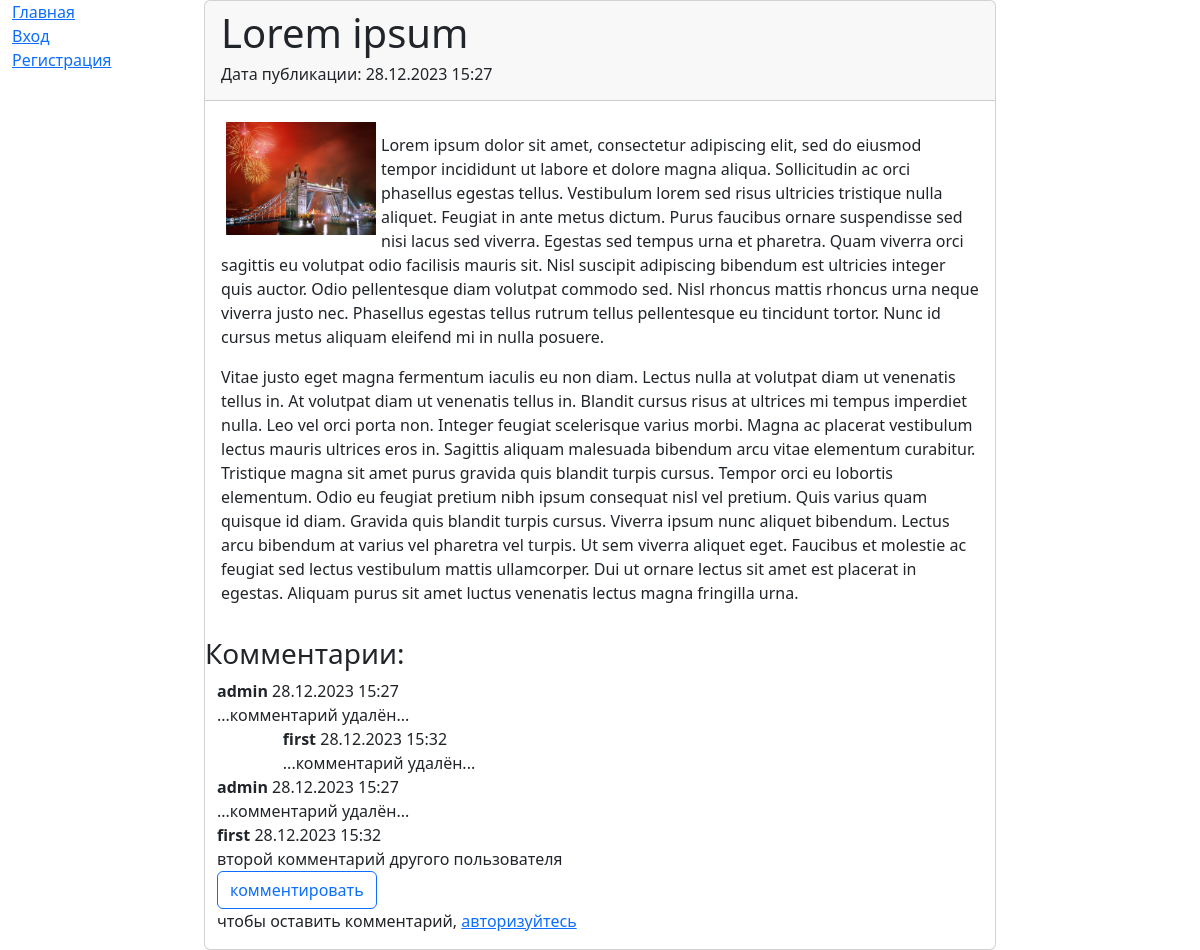
Screenshot of /app/1/ with the database file from the repository.
### app/models.py (models this page shows, shortened)
class Post(models.Model):
    linkedAuthor = models.ForeignKey(Author, on_delete=models.CASCADE)
    TANKS = "T"
    HEALERS = "H"
    DD = "D"
    SELLERS = "S"
    GUILD_MASTERS = "G"
    QUEST_GIVERS = "Q"
    BLACKSMITHS = "B"
    TANNERS = "T"
    POTION_MASTERS = "P"
    CAST_SPELLERS = "C"
    NO_ONE = "N"
    CATEGORY_CHOICES = (
        (TANKS, 'Танки'),
        (HEALERS, 'Хилы'),
        (DD, 'ДД'),
        (SELLERS, 'Торговцы'),
        (GUILD_MASTERS, 'Гилдмастеры'),
        (QUEST_GIVERS, 'Квестгиверы'),
        (BLACKSMITHS, 'Кузнецы'),
        (TANNERS, 'Кожевники'),
        (POTION_MASTERS, 'Зельевары'),
        (CAST_SPELLERS, 'Мастера заклинаний'),
        (NO_ONE, 'Никто')
    )
    categoryType = models.CharField(max_length=2, choices=CATEGORY_CHOICES, default=NO_ONE)
    title = models.CharField(max_length=50, unique=True, verbose_name="Заголовок")
    content = RichTextUploadingField(verbose_name="Сообщение")
    dateCreation = models.DateTimeField(auto_now_add=True)

class Comment(models.Model):
    linkedPost = models.ForeignKey(Post, on_delete=models.CASCADE, blank=True, null=True, related_name='linkedComments')
    linkedUser = models.ForeignKey(User, on_delete=models.CASCADE)
    parent = models.ForeignKey('self', on_delete=models.SET_NULL, blank=True, null=True, related_name="commented")
    acceptedBy = models.ForeignKey(User, on_delete=models.SET_NULL, blank=True, null=True, related_name="accepted")
    commentText = models.TextField()
    dateCreation = models.DateTimeField(auto_now_add=True)
    familyTree = models.CharField(max_length=500, blank=True, null=True)
    is_deleted = models.BooleanField(null=False, default=False)
    def get_offset(self):
        x = len(str(self.familyTree).split("-")) - 2
        return 5 if x > 5 else x
    def get_col(self):
        return 12 - self.get_offset()

### app/views.py (the view)
# urls.py: path('<int:pk>/', PostDetailView.as_view(), name="post"),
class PostDetailView(DetailView):
    template_name = 'app/post.html'
    form_class = CommentForm
    model = Post
    context_object_name = 'post'
    paginate_by = 10
    def get_context_data(self, **kwargs):
        context = super().get_context_data(**kwargs)
        context['comments'] = (
            Comment.objects
            .filter(linkedPost__id=self.kwargs['pk'])
            .order_by('familyTree')
        )
        if self.request.user.is_authenticated:
            context['form'] = self.form_class
        return context
    def post(self, request, *args, **kwargs):
        c = Comment.objects.create(
            commentText=request.POST.get('commentText'),
            linkedUser=self.request.user,
            linkedPost=Post.objects.get(id=self.kwargs['pk'])
        )
        c.familyTree = f"{self.kwargs['pk']:09}-{c.id:09}"
        c.save(update_fields=["familyTree"])
        context = {
            'post': Post.objects.get(pk=self.kwargs['pk']),
            'comments': Comment.objects.filter(linkedPost__id=self.kwargs['pk']),
            'form': self.form_class,
        }
        return render(request, self.template_name, context)

### templates/app/post.html (shortened to what this page needs)
{% extends 'default.html' %}
{% block content %}
    <div class="card">
        {% if post %}
            <div class="card-header">
                <h1>{{ post.title }}</h1>
                <h6>Дата публикации: {{ post.dateCreation|date:'d.m.Y H:i' }}</h6>
            </div>
            <div class="card-body">
                {{post.content|safe}}
            </div>
            <h3>Комментарии:</h3>
            <div class="container">
                {% if comments %}
                    {% for c in comments %}
                        <div class="row">
                            <div class="col-lg-{{ c.get_col }} offset-lg-{{ c.get_offset }}">
                                <div class="panel panel-default">
                                    <div class="panel-heading">
                                        <b>{{ c.linkedUser.username }}</b>&nbsp;{{ c.dateCreation|date:'d.m.Y H:i' }}
                                    </div>
                                    {% if not c.is_deleted %}
                                        <div class="panel-body">
                                            {{ c.commentText }}
                                        </div>
                                        <div class="panel-footer">
                                            <a class="btn btn-outline-primary" href="{% url 'comment_create' %}?pk={{ c.id }}">комментировать</a>
                                        </div>
                                    {% else %}
                                        <div class="panel-body">
                                            ...комментарий удалён...
                                        </div>
                                    {% endif %}
                                </div>
                            </div>
                        </div>
                    {% endfor %}
                {% else %}
                    <p>Пока нет, стань первым...</p>
                {% endif %}
            </div>
            <div class="container">
                {% if user.is_authenticated %}
                    <form action="" method="post">
                        {% csrf_token %}
                        <div class="form-group">
                            {{ form.as_p }}
                            <button type="submit" class="save btn btn-success">Добавить комментарий</button>
                        </div>
                    </form>
                {% else %}
                    <p>чтобы оставить комментарий, <a href="{% url 'login' %}">авторизуйтесь</a></p>
                {% endif %}
            </div>
        {% else %}
            <p>потерялась...</p>
        {% endif %}
    </div>
{% endblock content %}

### rows the page displays
Post: title "Lorem ipsum", dateCreation "28.12.2023 15:27", content (picture), content "Lorem ipsum dolor sit amet, consectetur adipiscing elit, sed do eiusmod tempor incididunt ut labore et dolore magna aliqua. Sollicitudin ac orci phasellus egestas tellus. Vestibulum lorem sed risus ultricies tristique nulla aliquet. Feugiat in ante metus dictum. Purus faucibus ornare suspendisse sed nisi lacus sed viverra. Egestas sed tempus urna et pharetra. Quam viverra orci sagittis eu volutpat odio facilisis mauris sit. Nisl suscipit adipiscing bibendum est ultricies integer quis auctor. Odio pellentesque diam volutpat commodo sed. Nisl rhoncus mattis rhoncus urna neque viverra justo nec. Phasellus egestas tellus rutrum tellus pellentesque eu tincidunt tortor. Nunc id cursus metus…"
Comment: linkedUser.username "admin", dateCreation "28.12.2023 15:27", is_deleted "...комментарий удалён..."
Comment: linkedUser.username "first", dateCreation "28.12.2023 15:32", is_deleted "...комментарий удалён..."
Comment: linkedUser.username "admin", dateCreation "28.12.2023 15:27", is_deleted "...комментарий удалён..."
Comment: linkedUser.username "first", dateCreation "28.12.2023 15:32", commentText "второй комментарий другого пользователя"
